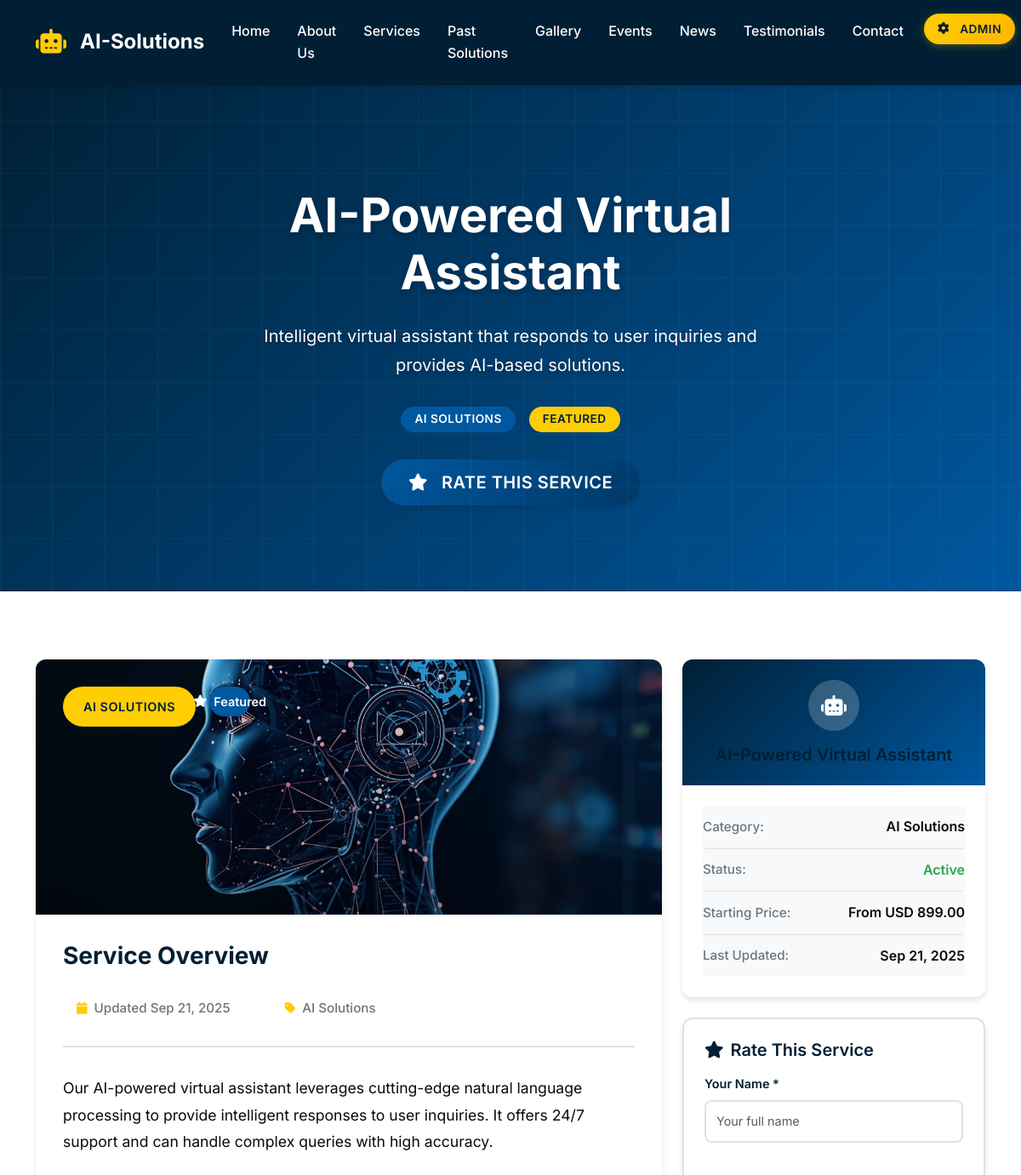
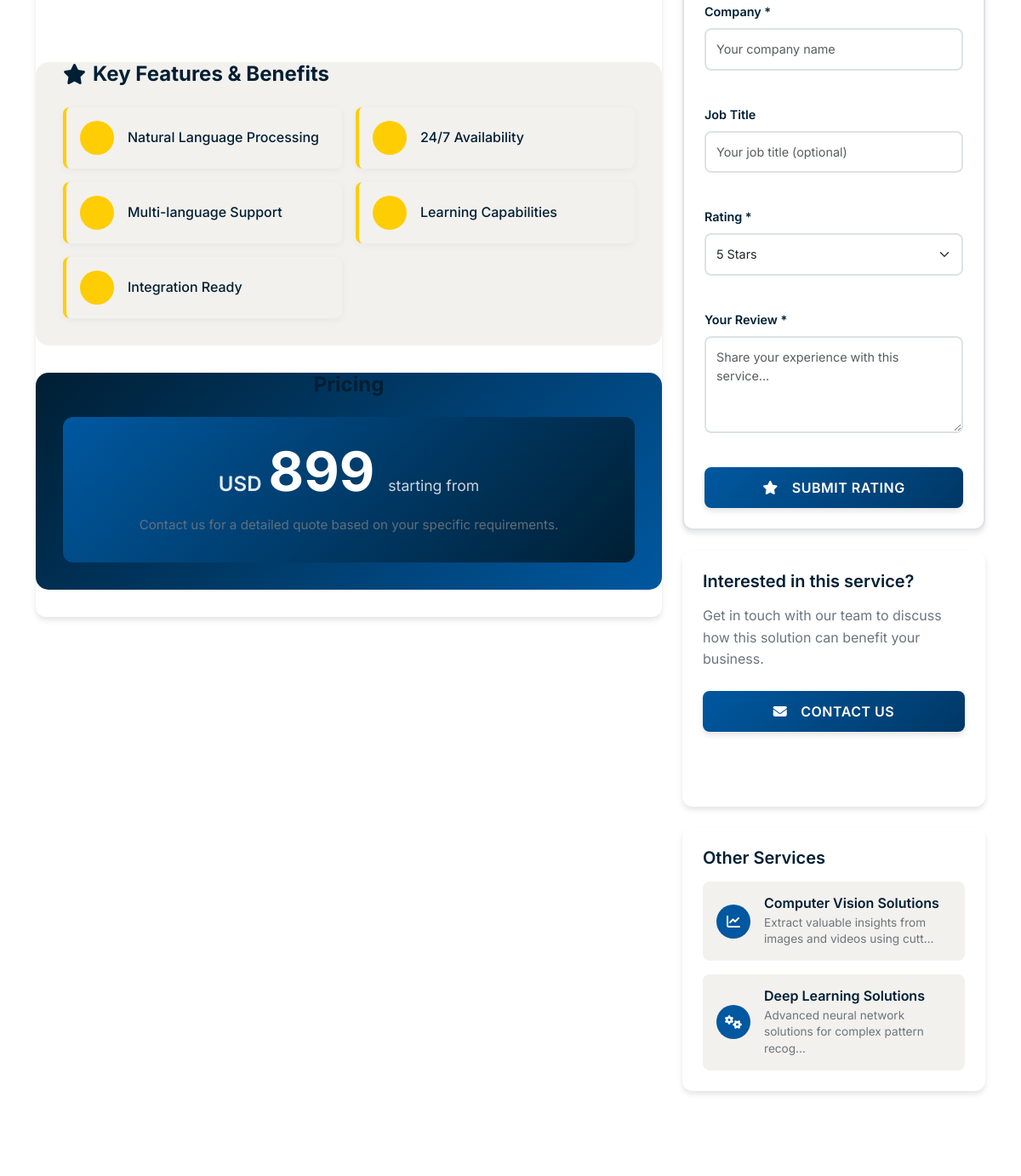
Before: /services/ai-powered-virtual-assistant/ (upper part) with the older database file (2 pictures, top to bottom).
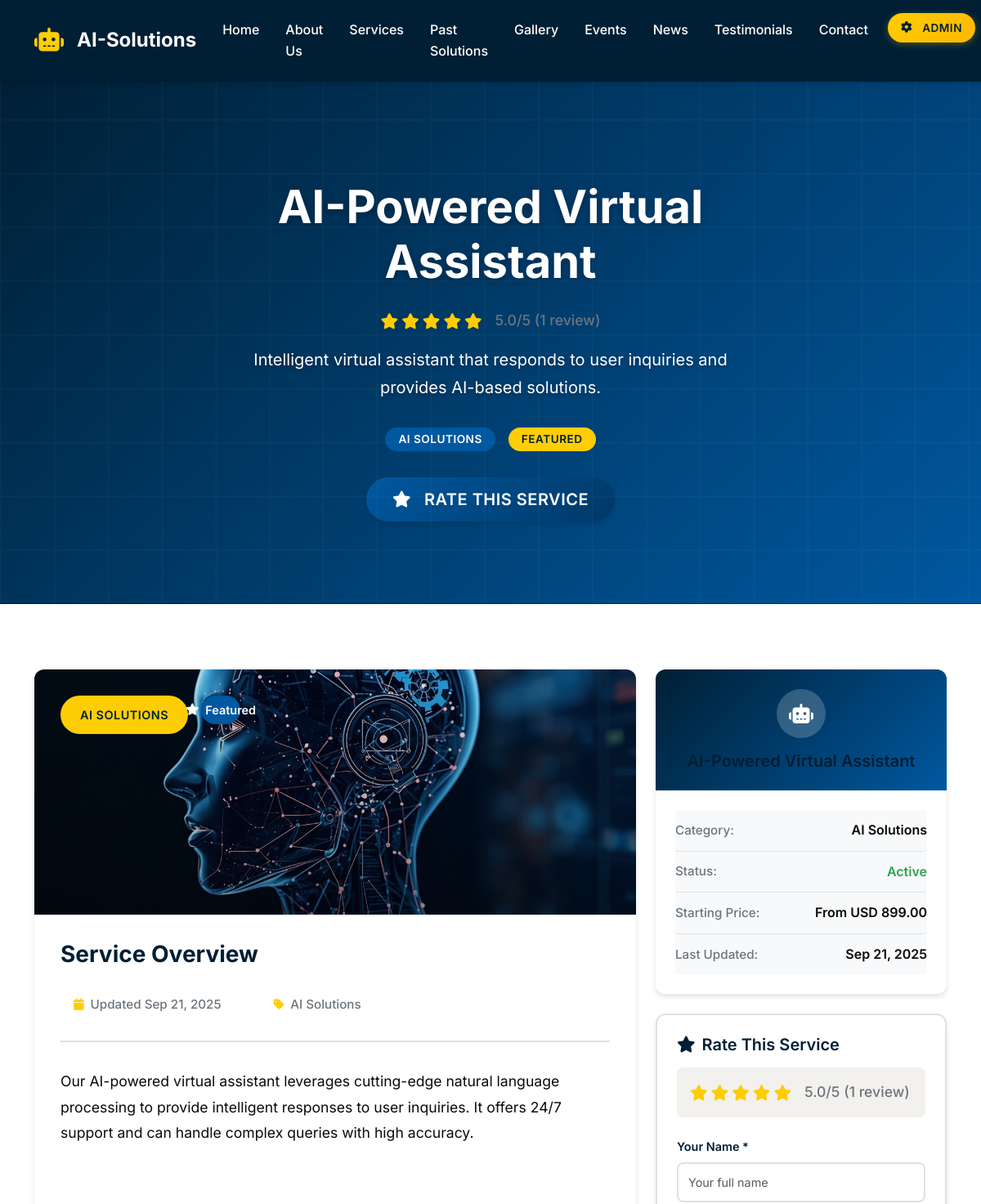
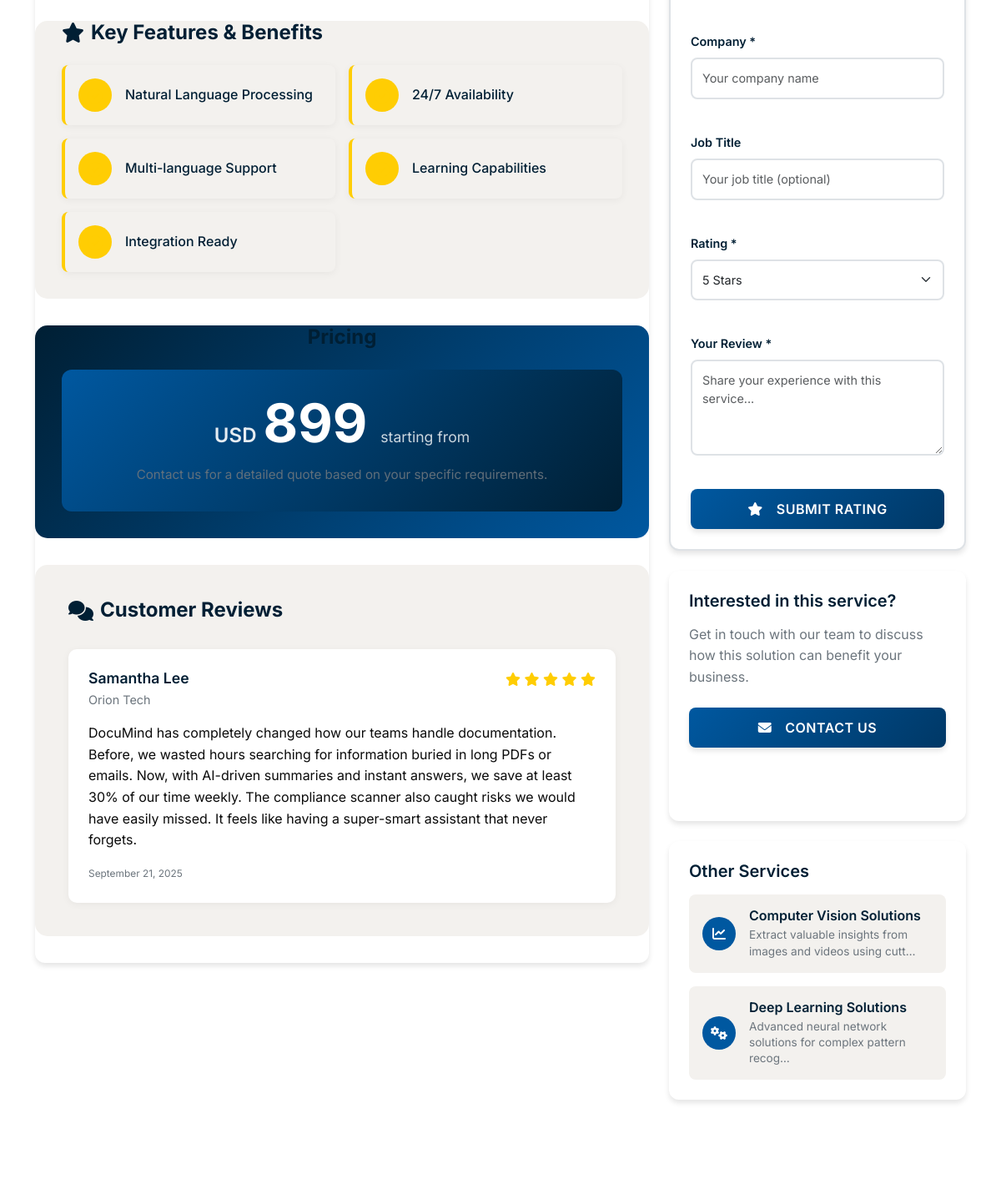
After: the same page with the newer database file (2 pictures, top to bottom).
### services/models.py (models this page shows, shortened)
class Service(models.Model):
    CATEGORY_CHOICES = [
        ('ai_solutions', 'AI Solutions'),
        ('automation', 'Automation'),
        ('data_analytics', 'Data Analytics'),
        ('machine_learning', 'Machine Learning'),
        ('consulting', 'Consulting'),
        ('integration', 'Integration'),
        ('support', 'Support'),
        ('other', 'Other'),
    ]
    title = models.CharField(max_length=200, help_text="Service title")
    slug = models.SlugField(max_length=200, unique=True, help_text="URL-friendly version of title")
    description = models.TextField(help_text="Service description")
    short_description = models.CharField(
        max_length=300,
        help_text="Short service description for cards"
    )
    icon = models.CharField(
        max_length=50,
        help_text="Font Awesome icon class (e.g., 'fas fa-robot')"
    )
    category = models.CharField(
        max_length=50,
        choices=CATEGORY_CHOICES,
        default='other',
        help_text="Service category"
    )
    features = models.TextField(
        help_text="JSON string of features list",
        default='[]'
    )
    is_featured = models.BooleanField(default=False, help_text="Show in featured section")
    is_active = models.BooleanField(default=True, help_text="Whether service is currently offered")
    price_starting_from = models.DecimalField(
        max_digits=10,
        decimal_places=2,
        null=True,
        blank=True,
        help_text="Starting price for the service"
    )
    currency = models.CharField(max_length=3, default='USD', help_text="Currency code")
    image = models.ImageField(
        upload_to='services/',
        blank=True,
        help_text="Service image"
    )
    created_at = models.DateTimeField(auto_now_add=True, help_text="When the service was created")
    updated_at = models.DateTimeField(auto_now=True, help_text="When the service was last updated")
    class Meta:
        verbose_name = "Service"
        verbose_name_plural = "Services"
        ordering = ['title']
    @property
    def features_list(self):
        try:
            return json.loads(self.features)
        except (json.JSONDecodeError, TypeError):
            return []
    @property
    def formatted_price(self):
        if self.price_starting_from:
            return f"From {self.currency} {self.price_starting_from:,.2f}"
        return "Contact for pricing"

### testimonials/models.py (models this page shows, shortened)
class Testimonial(models.Model):
    RATING_CHOICES = [
        (1, '1 Star'),
        (2, '2 Stars'),
        (3, '3 Stars'),
        (4, '4 Stars'),
        (5, '5 Stars'),
    ]
    customer_name = models.CharField(max_length=100, help_text="Customer's name")
    company = models.CharField(max_length=100, help_text="Customer's company")
    job_title = models.CharField(max_length=100, blank=True, help_text="Customer's job title")
    service = models.ForeignKey(
        'services.Service',
        on_delete=models.CASCADE,
        null=True,
        blank=True,
        help_text="Service being rated (optional)"
    )
    rating = models.IntegerField(
        choices=RATING_CHOICES,
        default=5,
        help_text="Customer rating (1-5 stars)"
    )
    content = models.TextField(help_text="Testimonial content")
    image = models.ImageField(
        upload_to='testimonials/',
        blank=True,
        help_text="Customer photo (optional)"
    )
    is_featured = models.BooleanField(default=False, help_text="Show in featured section")
    is_approved = models.BooleanField(default=False, help_text="Whether testimonial is approved for display")
    created_at = models.DateTimeField(auto_now_add=True, help_text="When the testimonial was created")
    updated_at = models.DateTimeField(auto_now=True, help_text="When the testimonial was last updated")
    class Meta:
        verbose_name = "Testimonial"
        verbose_name_plural = "Testimonials"
        ordering = ['-created_at']

### services/views.py (the view)
# urls.py: path('<slug:slug>/', views.service_detail_view, name='service_detail'),
def service_detail_view(request, slug):
    service = get_object_or_404(Service, slug=slug, is_active=True)
    related_services = Service.objects.filter(
        category=service.category,
        is_active=True
    ).exclude(id=service.id)[:3]
    service_testimonials = Testimonial.objects.filter(
        service=service,
        is_approved=True
    ).order_by('-created_at')[:5]
    if request.method == 'POST':
        form = ServiceRatingForm(request.POST)
        if form.is_valid():
            testimonial = form.save(commit=False)
            testimonial.service = service
            testimonial.is_approved = False  # Require approval
            testimonial.save()
            messages.success(request, 'Thank you for your rating! Your review will be published after approval.')
            return redirect('services:service_detail', slug=service.slug)
    else:
        form = ServiceRatingForm()
    avg_rating = service_testimonials.aggregate(
        avg_rating=models.Avg('rating')
    )['avg_rating'] or 0
    context = {
        'service': service,
        'related_services': related_services,
        'service_testimonials': service_testimonials,
        'rating_form': form,
        'avg_rating': round(avg_rating, 1) if avg_rating else 0,
        'total_ratings': service_testimonials.count(),
        'page_title': service.title,
        'page_description': service.short_description,
    }
    return render(request, 'services/service_detail.html', context)

### templates/services/service_detail.html (shortened to what the changed rows need)
{% extends 'base.html' %}
{% load static %}
{% block content %}
<section class="hero-section">
    <div class="container">
        <div class="row justify-content-center">
            <div class="col-lg-10 col-xl-8 text-center">
                <h1 class="hero-title">{{ service.title }}</h1>
                {% if avg_rating > 0 %}
                <div class="service-rating-display">
                    <div class="rating-stars">
                        {% for i in "12345" %}
                            {% if forloop.counter <= avg_rating %}
                                <i class="fas fa-star"></i>
                            {% else %}
                                <i class="far fa-star"></i>
                            {% endif %}
                        {% endfor %}
                    </div>
                    <span class="rating-text">{{ avg_rating|floatformat:1 }}/5 ({{ total_ratings }} review{{ total_ratings|pluralize }})</span>
                </div>
                {% endif %}
            </div>
        </div>
    </div>
</section>
<section class="section">
    <div class="container">
        <div class="row">
            <div class="col-lg-8">
                <div class="service-detail-card">
                    <div class="service-content">
                        <div class="content-header">
                            <h2 class="content-title">Service Overview</h2>
                        </div>
                    </div>
                    {% if service.features_list %}
                    <div class="service-features">
                        <div class="features-grid">
                            {% for feature in service.features_list %}
                            <div class="feature-item">
                                <div class="feature-icon">
                                    <i class="fas fa-check-circle"></i>
                                </div>
                                <div class="feature-content">
                                    <span class="feature-text">{{ feature }}</span>
                                </div>
                            </div>
                            {% endfor %}
                        </div>
                    </div>
                    {% endif %}
                    {% if service_testimonials %}
                    <div class="service-reviews">
                        <h3 class="reviews-title">
                            <i class="fas fa-comments me-2"></i>Customer Reviews
                        </h3>
                        <div class="reviews-list">
                            {% for testimonial in service_testimonials %}
                            <div class="review-item">
                                <div class="review-header">
                                    <div class="reviewer-info">
                                        <h5 class="reviewer-name">{{ testimonial.customer_name }}</h5>
                                        <p class="reviewer-company">{{ testimonial.company }}</p>
                                    </div>
                                    <div class="review-rating">
                                        {% for i in "12345" %}
                                            {% if forloop.counter <= testimonial.rating %}
                                                <i class="fas fa-star"></i>
                                            {% else %}
                                                <i class="far fa-star"></i>
                                            {% endif %}
                                        {% endfor %}
                                    </div>
                                </div>
                                <div class="review-content">
                                    <p>{{ testimonial.content }}</p>
                                </div>
                                <div class="review-date">
                                    <small>{{ testimonial.created_at|date:"F d, Y" }}</small>
                                </div>
                            </div>
                            {% endfor %}
                        </div>
                    </div>
                    {% endif %}
                </div>
            </div>
            <div class="col-lg-4">
                <div class="service-sidebar">
                    <div class="rating-card">
                        {% if avg_rating > 0 %}
                        <div class="rating-summary">
                            <div class="rating-stars">
                                {% for i in "12345" %}
                                    {% if forloop.counter <= avg_rating %}
                                        <i class="fas fa-star"></i>
                                    {% else %}
                                        <i class="far fa-star"></i>
                                    {% endif %}
                                {% endfor %}
                            </div>
                            <span class="rating-text">{{ avg_rating }}/5 ({{ total_ratings }} review{{ total_ratings|pluralize }})</span>
                        </div>
                        {% endif %}
                    </div>
                    <div class="related-services">
                        <div class="related-list">
                            {% for related_service in related_services %}
                            <a href="{% url 'services:service_detail' related_service.slug %}" class="related-item">
                                <div class="related-icon">
                                    <i class="{{ related_service.icon }}"></i>
                                </div>
                                <div class="related-content">
                                    <h5 class="related-name">{{ related_service.title }}</h5>
                                    <p class="related-desc">{{ related_service.short_description|truncatechars:60 }}</p>
                                </div>
                            </a>
                            {% endfor %}
                        </div>
                    </div>
                </div>
            </div>
        </div>
    </div>
</section>
{% endblock %}

Changed rows visible on the page:
added Testimonial: customer_name "Samantha Lee", company "Orion Tech", rating 5 (drawn), content "DocuMind has completely changed how our teams handle documentation. Before, we wasted hours searching for information buried in long PDFs or emails. Now, with AI-driven summaries and instant answers, we save at least 30% of our time weekly. The compliance scanner also caught risks we would have easily missed. It feels like having a super-smart assistant that never forgets.", created_at "September 21, 2025"
Other visible differences:
{{ avg_rating|floatformat:1 }}: (not shown) → "5.0"
{{ total_ratings }}: (not shown) → "1"
{{ avg_rating }}: (not shown) → "5.0"
text now shown: "/5 ( review ) Customer Reviews /5 ( review )"
